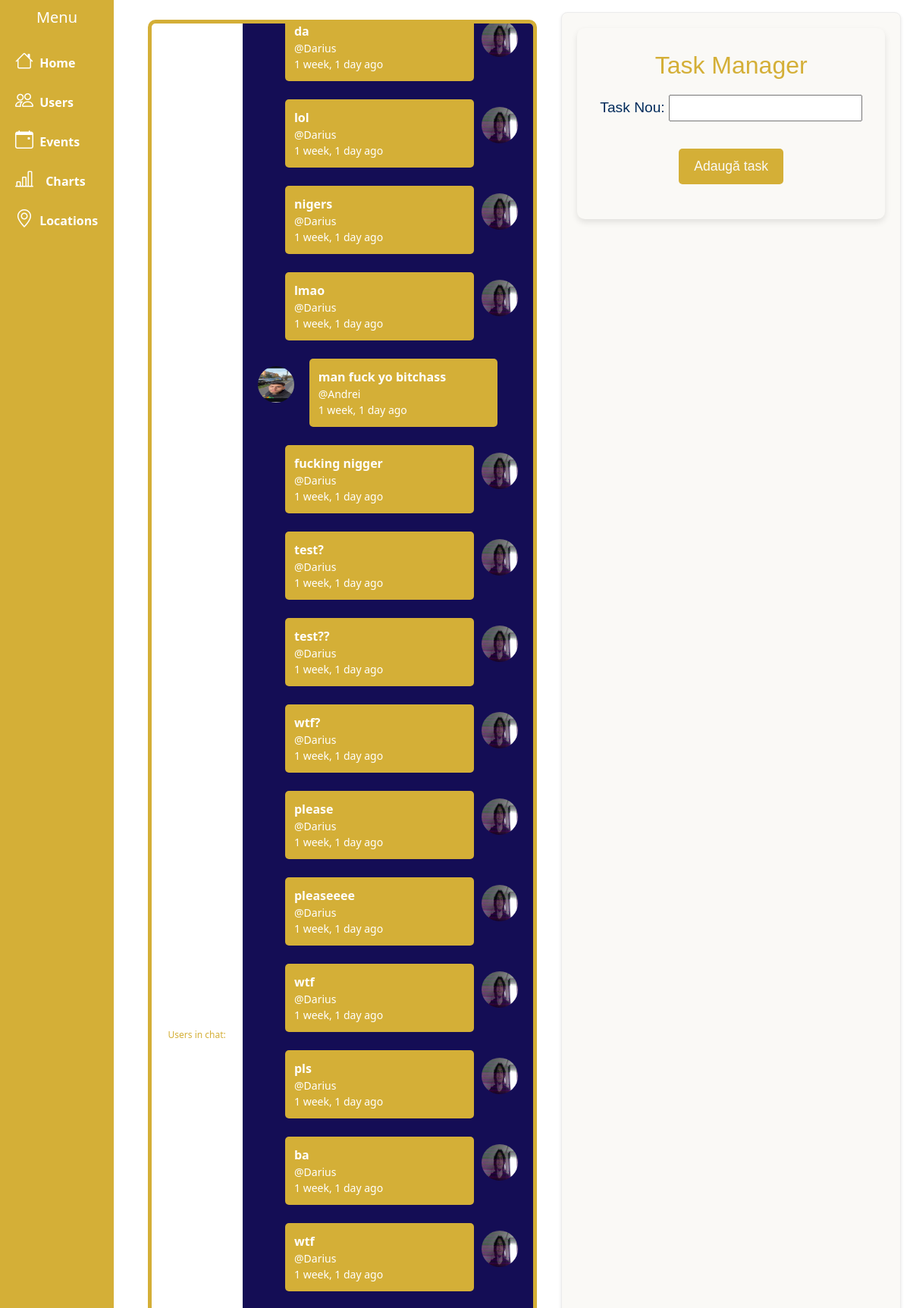
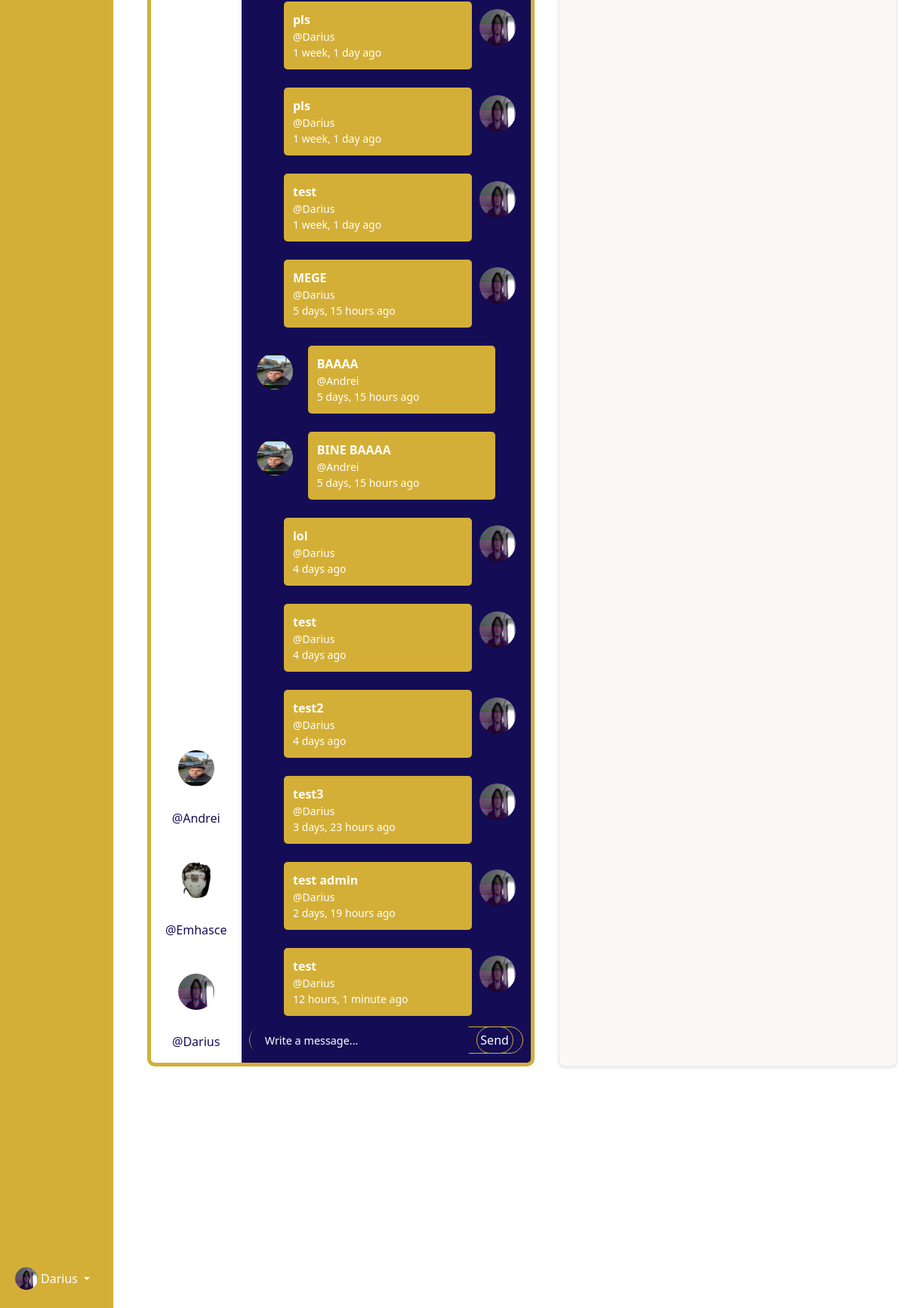
The page /admin-home (signed in) on the database its author committed (2 pictures, top to bottom).
### base/models.py (models this page shows, shortened)
class Profile(models.Model):
    user = models.OneToOneField(User, on_delete=models.CASCADE, null=True, blank=True)
    username = models.CharField(max_length=150, unique=True)
    password = models.CharField(max_length=128)
    email = models.EmailField()
    description = models.TextField(null=True, blank=True)
    photo = models.ImageField(upload_to='profile_photos/', null=True, blank=True)
    approved = models.BooleanField(default=False)

class Message(models.Model):
    author = models.ForeignKey(User, on_delete=models.CASCADE)
    body = models.CharField(max_length=300)
    created = models.DateTimeField(auto_now_add=True)
    class Meta:
        ordering = ['-created']

### base/views.py (the view, shortened to what this page needs)
@login_required(login_url='login')
def homeAdmin(request):
    if not request.user.is_superuser:
        return HttpResponseForbidden("You do not have permission to access this page.")
    form1 = TaskForm()
    profiles = Profile.objects.all()
    messages = Message.objects.all()
    form = MessageForm()
    tasks = Task.objects.all()
    users = User.objects.all()
    locations_data = []
    locations = Location.objects.all()
    for location in locations:
        event_count = location.event_set.count()  # numără evenimentele pentru locația curentă
        locations_data.append({
            'name': location.name,
            'event_count': event_count,
        })
    context = {
        'locations_data': json.dumps(locations_data),  # Trimite lista de locații și numărul de evenimente
        'users':users,
        'tasks':tasks,
        'form1':form1,
        'profiles': profiles,
        'messages': messages,
        'form': form,
        'hx_post_url': reverse('home-admin')
    }
    return render(request, 'base/home-admin.html', context)

### base/forms.py
class TaskForm(forms.ModelForm):
    class Meta:
        model = Task
        fields = ['title']
        labels = {
            'title': 'Task Nou',
        }

class MessageForm(forms.ModelForm):
    class Meta:
        model = Message
        fields = ['body']
        widgets ={
            'body': forms.TextInput(attrs={'placeholder': 'Write a message...', 'class': 'message-input', 'maxlength': '300', 'autofocus': True })
        }

### base/context_processors.py (called while the page is built)
def media_url(request):
    return {
        'MEDIA_URL': settings.MEDIA_URL
    }

### base/templates/base/home-admin.html (shortened to what this page needs)
{% extends 'main.html' %}
{% block content %}
<div class="container-fluid">
    <div class="row flex-nowrap">
<div class="col-auto col-md-2 px-sm-1 px-0" style="flex: 0 0 12.5%; max-width: 12.5%;">
                <div class="d-flex flex-column align-items-center align-items-sm-start px-3 pt-2 text-white min-vh-100">
                <a href="#" class="d-flex align-items-center pb-3 mb-md-0 me-md-auto text-white text-decoration-none">
                    <span class="fs-5 d-none d-sm-inline">Menu</span>
                </a>
                <ul class="nav nav-pills flex-column text-white mb-sm-auto mb-0 align-items-center align-items-sm-start" id="menu">
                    <li class="nav-item">
                        <a href="{% url 'home-admin' %}" class="nav-link align-middle px-0 text-white">
                            <i class="fs-4 bi-house"></i>
                            <span class="ms-1 d-none d-sm-inline">Home</span>
                        </a>
                    </li>
                    <li>
                        <a href="{% url 'users' %}" class="nav-link px-0 align-middle text-white">
                            <i class="fs-4 bi-people"></i>
                            <span class="ms-1 d-none d-sm-inline">Users</span>
                        </a>
                    </li>
                    <li>
                        <a href="#" class="nav-link px-0 align-middle text-white">
                            <i class="fs-4 bi-calendar-event"></i>
                            <span class="ms-1 d-none d-sm-inline">Events</span>
                        </a>
                    </li>
                    <li>
                        <a href="{% url 'admin-charts' %}" class="nav-link px-0 align-middle text-white">
                            <i class="fs-4 bi-bar-chart-line me-2"></i>
                            <span class="ms-1 d-none d-sm-inline">Charts</span>
                        </a>
                    </li>
                    <li>
                        <a href="#" class="nav-link px-0 align-middle text-white">
                            <i class="fs-4 bi-geo-alt"></i>
                            <span class="ms-1 d-none d-sm-inline">Locations</span>
                        </a>
                    </li>
                </ul>
                <div class="dropdown pb-4">
                    <a href="#" class="d-flex align-items-center text-white text-decoration-none dropdown-toggle"
                        id="dropdownUser1" data-bs-toggle="dropdown" aria-expanded="false">
                        <img src="{{ request.user.profile.photo.url }}" alt="hugenerd" width="30" height="30"
                            class="rounded-circle">
                        <span class="d-none d-sm-inline mx-1">{{ request.user.username }}</span>
                    </a>
                </div>
            </div>
        </div>
        <div class="col py-3">
            <div class="admin-dashboard">
                <div class="task-chat">
                    {% include 'base/chat.html' with profiles=profiles messages=messages %}
                <div class="task-data">
                    <div class="task-manager-container equal-height">
                        {% include 'base/task-manager.html' %}
                    </div>
                </div>
                </div>
            </div>
        </div>
    </div>
</div>
{% endblock content %}

### base/templates/base/chat.html (shortened to what this page needs)
<div class="chat-container">
    <div class="profiles_list">
        <h1 class="title">Users in chat:</h1>
        {% for profile in profiles %}
        <div class="profile-item">
            <img src="{{ profile.photo.url }}" style="height:4vw;width:4vw;border-radius: 50px;" alt="Profile Picture">
            <p>@{{ profile.username }}</p>
        </div>
        {% endfor %}
    </div>
    <div class="chat-area" id=chat-area>
        <div class="message-area">
            <div id="messages" class="">
            {% for message in messages reversed %}
                {% include 'base/chat_message.html' %}
            {% endfor %}
        </div>
            <form method="post"
            hx-post="{{ hx_post_url }}"
            hx-target="#messages"
            hx-swap="beforeend"
            _="on htmx:afterRequest reset() me">
                {{ form.body }}
                <input class="submit" value="Send" type="submit" name="Submit" id="">
            </form>
        </div>
    </div>
</div>

### base/templates/base/chat_message.html
<div class="message {% if request.user.username == message.author.profile.username %}author{% endif %}">
    {% if request.user.username == message.author.profile.username %}
            <div class="message-description">
                <strong>{{ message.body }}</strong>
                <small>@{{ message.author.profile.username }}</small>
                <small> {{ message.created|timesince }} ago</small>
            </div>
            <img src="{{ message.author.profile.photo.url }}" alt="Profile Picture">
        {% else %}
            <img src="{{ message.author.profile.photo.url }}" alt="Profile Picture">
            <div class="message-description">
                <strong>{{ message.body }}</strong>
                <small>@{{ message.author.profile.username }}</small>
                <small> {{ message.created|timesince }} ago</small>
            </div>
        {% endif %}
    </div>

### static/css/styles.css (style rules this page uses)
.equal-height { display: flex; flex-direction: column; justify-content: space-between; height: 100%; background-color: #FAF9F6; padding: 15px; border: 1px solid #ECECEC; border-radius: 8px; box-shadow: 0 2px 4px rgba(0, 0, 0, 0.1); }
.task-manager-container, .carousel-container, .users-container, .browse-container, .locations-container { background-color: #FAF9F6; border: 1px solid #ECECEC; border-radius: 8px; padding: 20px; }
a { color: #D4AF37; text-decoration: none; }

### static/css/sidebar-admin.css (style rules this page uses)
.col-auto { background: #D4AF37 !important; }
#menu li { font-weight: bold !important; }
#menu li, .dropdown { transition: transform 0.5s ease; }
#dropdownUser1::after { transition:transform 0.2s ease; }

### base/templates/base/chat.html (style rules this page uses)
.title { font-size:1vw; text-align: center; margin:auto; color:#D4AF37 }
.chat-container { height: 90vh; margin: auto; border-radius: 10px; border: 5px solid #D4AF37; margin-top: 1%; width: 50%; max-width: 1200px; height: 90vh; display: grid; grid-template-columns: 0.5fr 3fr; box-sizing: border-box; }
.submit { margin-right:1vw; background: none; outline: none; border:1px solid #D4AF37; border-radius:20px; padding:0.4vw; color: white; width:4.5vw; }
.chat-area { background: #140d55; padding: 10px; color: #fff; display: flex; height: 100%; overflow: auto; width: 100% !important; border-top-right-radius: 5px; border-bottom-right-radius: 5px; box-sizing: border-box; flex-grow: 1; }
.message-area { flex-direction: column; display: flex; max-height: 100%; width: 100%; }
.message-input { outline: none; border-radius: 20px; position: sticky; bottom: 1vw; border:none; display: flex; background: #140d55; margin: auto; margin-bottom: 1vw; margin-top:1vw; width: inherit; height: 2.5vw; font-size: 1.2vw; color: white; justify-content: flex-start; padding-bottom: 20px; padding: 20px; }
.message-description { padding: 1vw; display: flex; flex-direction: column; margin-left: 10px; background: #D4AF37; border-radius: 5px; overflow-wrap: break-word; max-width: 30vw; }
.chat-area form { background:#140d55; border: 1px solid #D4AF37 !important; position: sticky; width: 100%; margin: auto; bottom:0.2vw; align-items: center; display: flex; border-radius: 20px; height: 3vw; }
.message-input::placeholder { color: white; }
.message img { height: 4vw; width: 4vw; border-radius: 50%; margin: 10px; }
.message { width:90%; display: flex; flex-direction: row; margin-bottom: 2vw; }
.message-description { flex-grow: 1; }
.message.author { margin-left: auto; }
.profiles_list { padding-top: 10px; display: flex; flex-direction: column; gap: 10px; width: 10vw; align-items: flex-start; transition: background-color 0.3s ease; color: #140d55; box-sizing: border-box; }
.profile-item { display: flex; flex-direction: column; align-items: center; gap: 10px; width: 100%; position: relative; }
.profile-item img { margin: 20px; }

### base/templates/base/task-manager.html (style rules this page uses)
.task_manager p { font-size: 1.2em; color: #002B5B; }
.task_manager span,a { margin-left:auto; }

### base/templates/base/home-admin.html (style rules this page uses)
.task-data { display:flex; flex-direction: column; }
.task-chat { display:flex; flex-direction: row; }
.equal-height { display: flex; flex-direction: column; justify-content: space-between; height: 100%; background-color: #FAF9F6; padding: 15px; border: 1px solid #ECECEC; border-radius: 8px; box-shadow: 0 2px 4px rgba(0, 0, 0, 0.1); }
.task-manager-container { margin: auto; width: auto; grid-column: 1 / 2; background-color: #FAF9F6; border: 1px solid #ECECEC; border-radius: 8px; padding: 20px; }
.admin-dashboard { display: flex; flex-direction: column; }

### rows shown on the page
Profile: photo (picture), username "Andrei"
Profile: photo (picture), username "Emhasce"
Profile: photo (picture), username "Darius"
Message: body "da", author.profile.username "Darius", created "1 week, 1 day", author.profile.photo (picture)
Message: body "lol", author.profile.username "Darius", created "1 week, 1 day", author.profile.photo (picture)
Message: body "nigers", author.profile.username "Darius", created "1 week, 1 day", author.profile.photo (picture)
Message: body "lmao", author.profile.username "Darius", created "1 week, 1 day", author.profile.photo (picture)
Message: author.profile.photo (picture), body "man fuck yo bitchass", author.profile.username "Andrei", created "1 week, 1 day"
Message: body "fucking nigger", author.profile.username "Darius", created "1 week, 1 day", author.profile.photo (picture)
Message: body "test?", author.profile.username "Darius", created "1 week, 1 day", author.profile.photo (picture)
Message: body "test??", author.profile.username "Darius", created "1 week, 1 day", author.profile.photo (picture)
Message: body "wtf?", author.profile.username "Darius", created "1 week, 1 day", author.profile.photo (picture)
Message: body "please", author.profile.username "Darius", created "1 week, 1 day", author.profile.photo (picture)
Message: body "pleaseeee", author.profile.username "Darius", created "1 week, 1 day", author.profile.photo (picture)
Message: body "wtf", author.profile.username "Darius", created "1 week, 1 day", author.profile.photo (picture)
Message: body "pls", author.profile.username "Darius", created "1 week, 1 day", author.profile.photo (picture)
Message: body "ba", author.profile.username "Darius", created "1 week, 1 day", author.profile.photo (picture)
Message: body "wtf", author.profile.username "Darius", created "1 week, 1 day", author.profile.photo (picture)
Message: body "pls", author.profile.username "Darius", created "1 week, 1 day", author.profile.photo (picture)
Message: body "pls", author.profile.username "Darius", created "1 week, 1 day", author.profile.photo (picture)
Message: body "test", author.profile.username "Darius", created "1 week, 1 day", author.profile.photo (picture)
Message: body "MEGE", author.profile.username "Darius", created "5 days, 15 hours", author.profile.photo (picture)
Message: author.profile.photo (picture), body "BAAAA", author.profile.username "Andrei", created "5 days, 15 hours"
Message: author.profile.photo (picture), body "BINE BAAAA", author.profile.username "Andrei", created "5 days, 15 hours"
Message: body "lol", author.profile.username "Darius", created "4 days", author.profile.photo (picture)
Message: body "test", author.profile.username "Darius", created "4 days", author.profile.photo (picture)
Message: body "test2", author.profile.username "Darius", created "4 days", author.profile.photo (picture)
Message: body "test3", author.profile.username "Darius", created "3 days, 23 hours", author.profile.photo (picture)
Message: body "test admin", author.profile.username "Darius", created "2 days, 19 hours", author.profile.photo (picture)
Message: body "test", author.profile.username "Darius", created "12 hours, 1 minute", author.profile.photo (picture)

### other values the page prints
{{ request.user.username }} "Darius"
